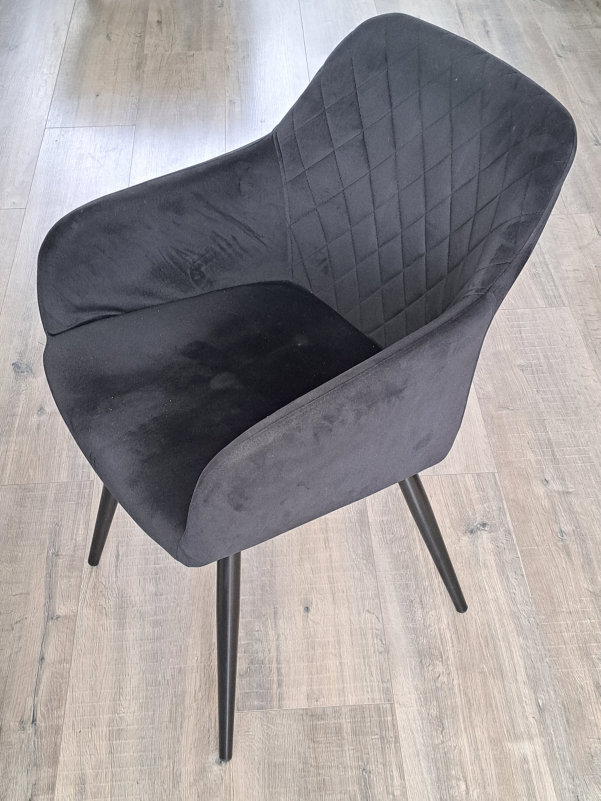
#> input picture Feature Detection/chair.jpg, 1801 x 2401 px (shown at 1/3 size)
$ jupyter execute SIFT.ipynb
#> lines starting #> are read from the running program, lines starting #| are printed output that depends on the picture; after the words box and inside, x2 and y2 are one past the last pixel; in counts of white or black regions, pixels touching at a corner belong together
# SIFT: Scale Invariant Feature Transform

[cell 1]
import cv2 as cv
import numpy as np
import matplotlib.pyplot as plt

path = './chair.jpg'

img = cv.imread(path)
#> img is the input picture: shape (2401, 1801, 3); mean B, G, R 149.8, 148.3, 152.7
img = cv.resize(img, None, fx = 0.3, fy = 0.3)
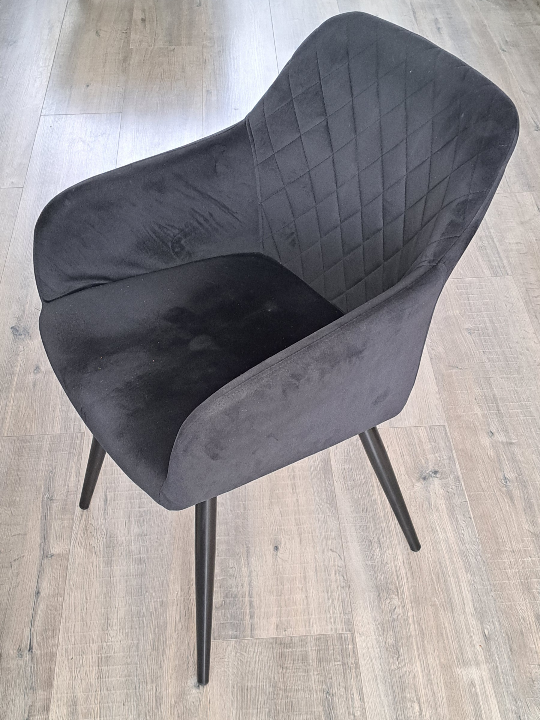
#> img: shape (720, 540, 3); mean B, G, R 149.7, 148.2, 152.6

img_rgb = cv.cvtColor(img, cv.COLOR_BGR2RGB)
img_gray = cv.cvtColor(img, cv.COLOR_BGR2GRAY)
val, img_bin = cv.threshold(img_gray, 140, 255, cv.THRESH_BINARY)
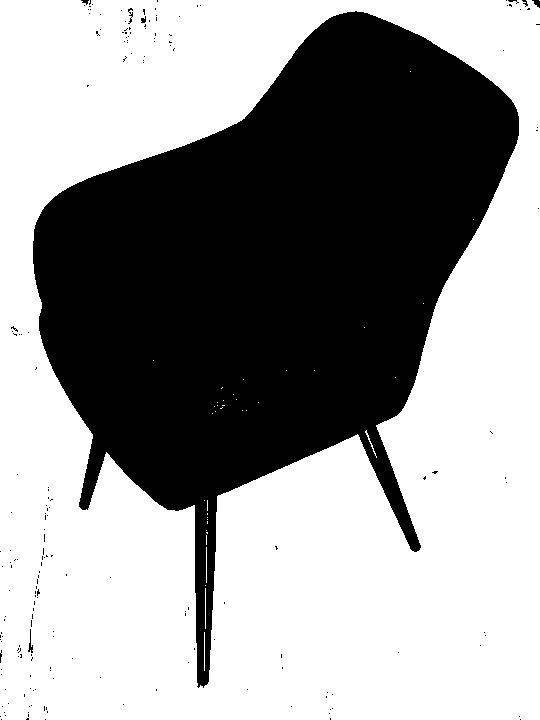
#> img_bin: shape (720, 540); 59.7% white; 190 black regions (184 under 20 px), largest, box (x1, y1, x2, y2) and area: (33, 11, 519, 688) 156031, (28, 629, 33, 653) 45, (532, 0, 540, 8) 37, (128, 8, 133, 24) 35, (141, 16, 146, 23) 24, (81, 0, 89, 5) 22

height = img_bin.shape[0]
#> height = 720
width = img_bin.shape[1]
#> width = 540
center = (int(height / 2) , int(width / 2))
#> center = (360, 270)
scale = 0.7

M = cv.getRotationMatrix2D(center, 45, scale)
rotated = cv.warpAffine(img_bin, M, img_bin.shape)
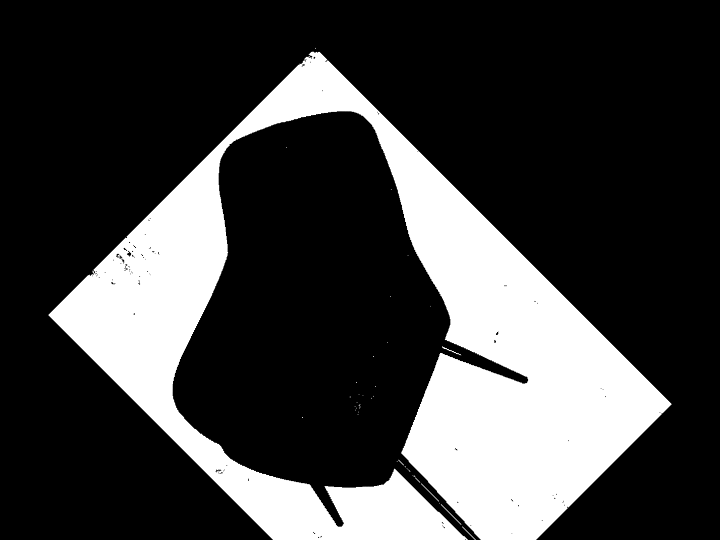
#> rotated: shape (540, 720); min 0, max 255, mean 63.5


plt.figure()
plt.subplot(121)
plt.imshow(img_bin, cmap = 'gray')
plt.subplot(122)
plt.imshow(rotated, cmap = 'gray')

plt.show()
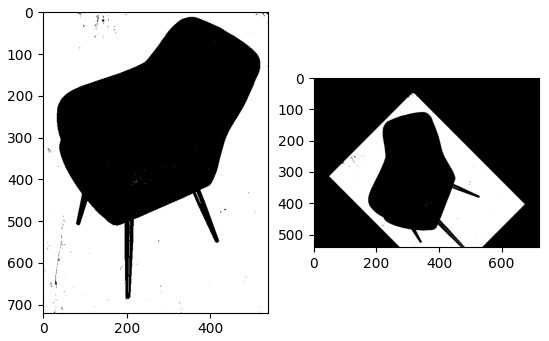
#> figure drawn by matplotlib, 2 panels

[cell 2]
# create SIFT Detector object
sift = cv.SIFT_create()

# find keypoints in an image
keypoints1 = sift.detect(img_bin, None)
#> keypoints1 = 70 keypoints; strongest (x, y, size): (425, 478, 1.8), (435, 472, 2.2), (131, 21, 2), (38, 592, 2)
keypoints2 = sift.detect(rotated, None)
#> keypoints2 = 97 keypoints; strongest (x, y, size): (129, 254, 2.3), (142, 304, 101), (314, 88, 43.8), (339, 522, 5.9)

# draw keypoints by circles on their locations, including their size and direction
img_kp1 = cv.drawKeypoints(img_bin, keypoints1, None, flags = cv.DRAW_MATCHES_FLAGS_DRAW_RICH_KEYPOINTS)
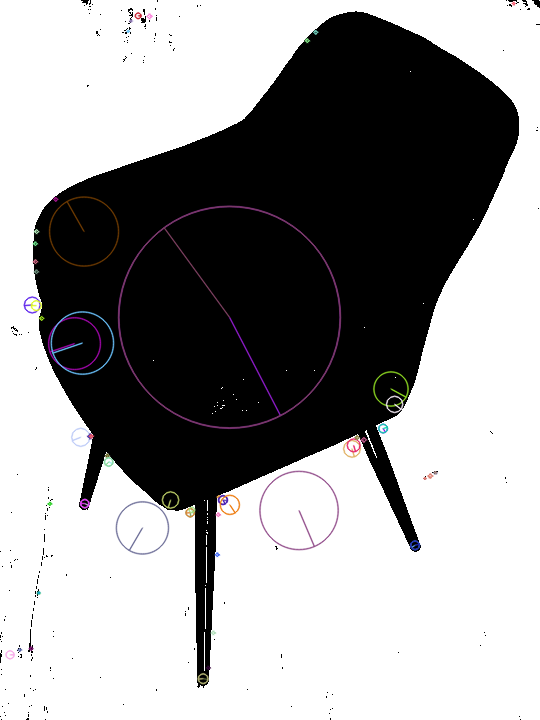
#> img_kp1: shape (720, 540, 3); mean of channels 0, 1, 2 152.8, 152.4, 152.9; drawn as B, G, R
img_kp2 = cv.drawKeypoints(rotated, keypoints2, None, flags = cv.DRAW_MATCHES_FLAGS_DRAW_RICH_KEYPOINTS)

plt.subplot(121)
plt.imshow(img_kp1, cmap = 'gray')
plt.subplot(122)
plt.imshow(img_kp2, cmap = 'gray')

plt.show()
